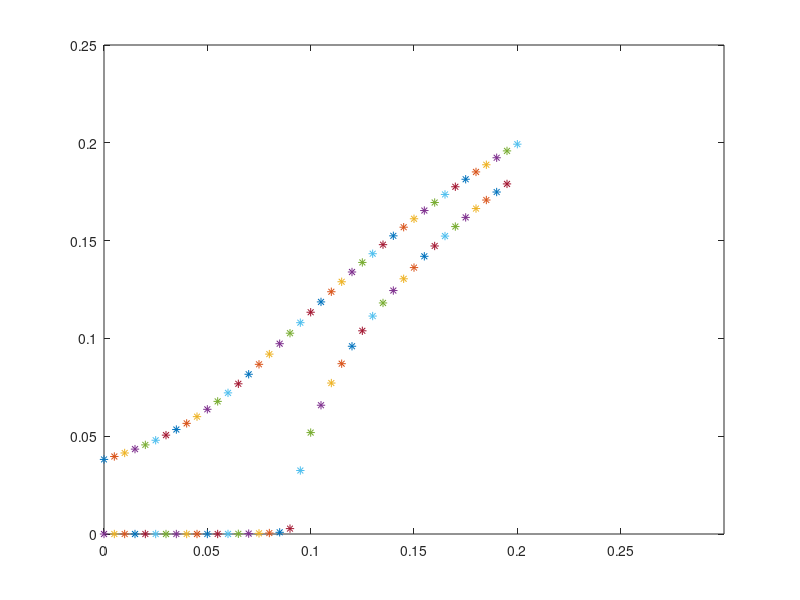

The MATLAB script that drew this image:
N = 10;
E = 1;
r = 0.1;
L = 1;
I = (pi*r^4)/4;
nu = 0.3;
Y = zeros(6*(N+1),1);
X = linspace(0,L,N+1);
K = 1;
G = E/(2*(1+nu));
delta = 0.1;

a = pi*r*r;
for i = 1:N+1
  Y(6*(i-1)+2) = X(i); 
end
tol = 0.001;
F = zeros(6*N+6,1);
h = L/N;
#P = (3*E*I/L^3)*delta;
A = zeros(6*(N+1),6*(N+1));
A(1:3,1:3) = eye(3,3);
M = (1/2)*[0 1;-1 0];
A(3+6*(N-1)+7,6*(N)+1) = 1;
A(3+6*(N-1)+8,6*(N)+2) = 1;
A(3+6*(N-1)+9,6*(N)+3) = 1;
for z = 0:80
  if(z<41)
q = 10*10^-4;
epsilon = z/200;
else
q = 0;
epsilon = 0.4*(1-z/80);
end
while(true)
for i = 1:N 
  C = [(K*G*a) 0;0 (E*a)];
  ni = [Y(6*(i-1)+4) 0 Y(6*(i-1)+5)]; 
  ni1 = [Y(6*(i-1)+10) 0 Y(6*(i-1)+11)];
  ri = [Y(6*(i-1)+1) 0 Y(6*(i-1)+2)]; 
  ri1 = [Y(6*(i-1)+7) 0 Y(6*(i-1)+8)];
  thetai = Y(6*(i-1)+3);
  thetai1 = Y(6*(i-1)+9);
  mi = Y(6*(i-1)+6);
  mi1 = Y(6*(i-1)+12);
  R = [cos((thetai+thetai1)/2) sin((thetai+thetai1)/2);-sin((thetai+thetai1)/2) cos((thetai+thetai1)/2)];
  
  A(3+6*(i-1)+1:3+6*(i-1)+2,6*(i-1)+4:6*(i-1)+5)=-eye(2,2)/h;
  A(3+6*(i-1)+1:3+6*(i-1)+2,6*(i-1)+10:6*(i-1)+11)=eye(2,2)/h;
  
  A(3+6*(i-1)+3,6*(i-1)+1:6*(i-1)+2)=-cross(ni+ni1,[0 1 0])(1,[1 3])/(2*h);
  A(3+6*(i-1)+3,6*(i-1)+4:6*(i-1)+5)=cross([0 1 0],ri1-ri)(1,[1 3])/(2*h);
  A(3+6*(i-1)+3,6*(i-1)+7:6*(i-1)+8)=cross(ni+ni1,[0 1 0])(1,[1 3])/(2*h);
  A(3+6*(i-1)+3,6*(i-1)+10:6*(i-1)+11)=cross([0 1 0],ri1-ri)(1,[1 3])/(2*h);
  A(3+6*(i-1)+3,6*(i-1)+6) = -1/h;
  A(3+6*(i-1)+3,6*(i-1)+12) = 1/h;
  
  A(3+6*(i-1)+4:3+6*(i-1)+5,6*(i-1)+1:6*(i-1)+2) = (1/h)*R*C*R';
  A(3+6*(i-1)+4:3+6*(i-1)+5,6*(i-1)+7:6*(i-1)+8) = -(1/h)*R*C*R';
  Q = M*R*C*R';
  A(3+6*(i-1)+4:3+6*(i-1)+5,6*(i-1)+3)=-(1/(2*h))*(Q+Q')*((ri1-ri)(1,[1,3])')+(1/2)*M*R*C*[0 1]';
  A(3+6*(i-1)+4:3+6*(i-1)+5,6*(i-1)+9)=-(1/(2*h))*(Q+Q')*((ri1-ri)(1,[1,3])')+(1/2)*M*R*C*[0 1]';
  A(3+6*(i-1)+4:3+6*(i-1)+5,6*(i-1)+4:6*(i-1)+5) = (1/2)*eye(2,2);
  A(3+6*(i-1)+4:3+6*(i-1)+5,6*(i-1)+10:6*(i-1)+11) = (1/2)*eye(2,2);
  
  A(3+6*(i-1)+6,6*(i-1)+3) = E*I/h;
  A(3+6*(i-1)+6,6*(i-1)+6) = 1/2;
  A(3+6*(i-1)+6,6*(i-1)+9) = -E*I/h;
  A(3+6*(i-1)+6,6*(i-1)+12) = 1/2;
  
  F(3+6*(i-1)+1:3+6*(i-1)+2) = (1/h)*((ni1-ni)(1,[1 3])') + [q;0];
  F(3+6*(i-1)+3) = (1/h)*(mi1-mi)+(1/(2*h))*(dot([0 1 0],cross((ri1-ri),(ni+ni1))));
  F(3+6*(i-1)+6) = (mi+mi1)/2 - (E*I/h)*(thetai1-thetai);
  F(3+6*(i-1)+4:3+6*(i-1)+5) = (1/2)*((ni+ni1)(1,[1 3])')-R*C*(((R')/h)*((ri1-ri)(1,[1 3])')-[0;1]);
end
F(1:3) = [Y(1); Y(2); Y(3)];
F(3+6*(N)+1:6*N+6) = [ri1(1) ri1(3)-L*(1-epsilon) thetai1]';
Yfinal = Y-A\F;
if(norm(F)<tol&&norm(Yfinal-Y)<tol)
break;
end
Y = Yfinal;
end
r1 = zeros(N+1,1);
r3 = zeros(N+1,1);
for i = 1:N+1
    r1(i) = Y(6*(i-1)+1); 
    r3(i) = Y(6*(i-1)+2);
endfor
plot(epsilon,r1(N/2),'*');
axis([0 0.3 0 0.25]);
hold on
end
